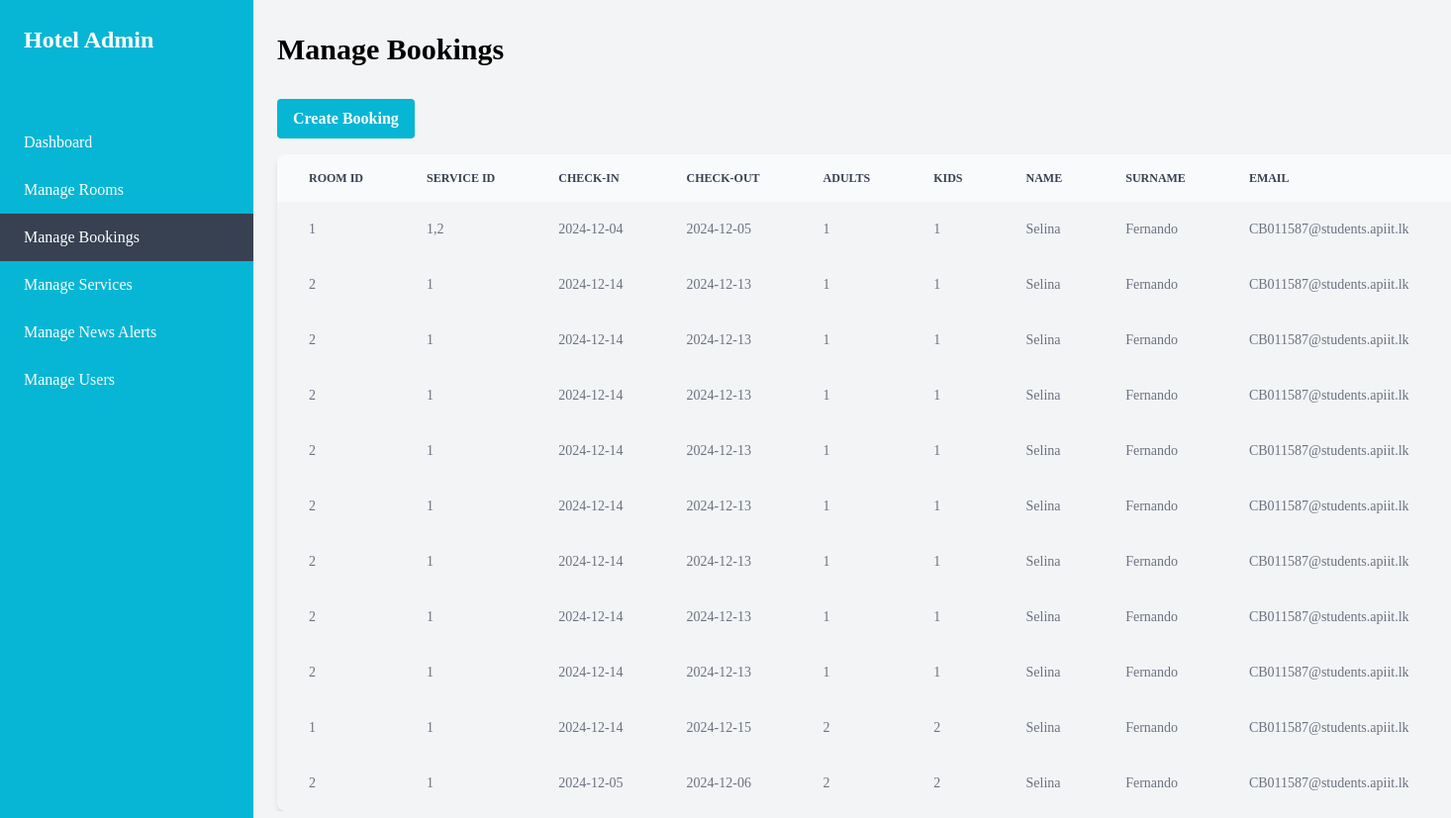
The app's page /manage_bookings with its own data.
### main.py (models this page shows)
class Booking(db.Model):
    __tablename__ = 'bookings'
    id = db.Column(db.Integer, primary_key=True)
    room_id = db.Column(db.Integer, db.ForeignKey('rooms.id'), nullable=False)
    check_in = db.Column(db.Date, nullable=False)
    check_out = db.Column(db.Date, nullable=False)
    no_adults = db.Column(db.Integer, nullable=False)
    no_kids = db.Column(db.Integer, nullable=True)
    name = db.Column(db.String(255), nullable=False)
    surname = db.Column(db.String(255), nullable=False)
    phone_number = db.Column(db.String(100), nullable=False)
    email = db.Column(db.String(255), nullable=False)
    total_price = db.Column(db.Float, nullable=False)
    room = db.relationship('Room', back_populates='bookings')

### main.py (the view)
@app.route('/manage_bookings', methods=['GET'])
def manage_bookings():
    connection = get_db_connection()
    bookings = connection.execute('''
        SELECT bookingID, roomID, serviceID, total_price, check_in, check_out, no_adults, no_kids, name, surname, email, phone_number, booking_number, created_at, status
        FROM Bookings
    ''').fetchall()
    connection.close()
    return render_template('manage_bookings.html', bookings=bookings)

### main.py (called while the page is built)
def get_db_connection():
    conn = sqlite3.connect('hotel_management.db')
    conn.row_factory = sqlite3.Row
    return conn

### templates/manage_bookings.html (shortened to what this page needs)
<!DOCTYPE html>
<html lang="en">
<head>
    <link href="{{ url_for('static', filename='output.css') }}" rel="stylesheet">
</head>
<body class="bg-gray-100 text-black ">
    <div class="fixed top-0 left-0 h-full w-64 bg-cyan-500 text-white flex flex-col">
        <div class="text-2xl font-semibold p-6">Hotel Admin</div>
        <nav class="mt-10">
            <a href="{{ url_for('admin_panel') }}" class="block px-6 py-3 hover:bg-gray-700">Dashboard</a>
            <a href="{{ url_for('admin_rooms') }}" class="block px-6 py-3 hover:bg-gray-700">Manage Rooms</a>
            <a href="{{ url_for('manage_bookings') }}" class="block px-6 py-3 hover:bg-gray-700 bg-gray-700">Manage Bookings</a>
            <a href="{{ url_for('list_services') }}" class="block px-6 py-3 hover:bg-gray-700">Manage Services</a>
            <a href="{{ url_for('manage_news_alerts') }}" class="block px-6 py-3 hover:bg-gray-700">Manage News Alerts</a>
            <a href="{{ url_for('view_users') }}" class="block px-6 py-3 hover:bg-gray-700">Manage Users</a>
        </nav>
    </div>
    <div class="ml-64 container mx-auto my-8 px-6 content-container">
        <h1 class="text-3xl font-semibold mb-8 text-left">Manage Bookings</h1>
        <div class="mb-4 flex ">
            <a href="{{ url_for('create_booking') }}" class="inline-flex items-center px-4 py-2 bg-cyan-500 text-white font-semibold rounded hover:bg-blue-700 transition duration-200">
                Create Booking
            </a>
        </div>
        <div class="responsive-container shadow-md sm:rounded-lg">
            <table class="min-w-full text-sm text-left rtl:text-right text-gray-500 dark:text-gray-400">
                <thead class="text-xs text-gray-700 uppercase bg-gray-50 dark:bg-gray-700 dark:text-gray-400">
                    <tr>
                        <th class="px-8 py-4">Room ID</th>
                        <th class="px-8 py-4">Service ID</th>
                        <th class="px-8 py-4">Check-in</th>
                        <th class="px-8 py-4">Check-out</th>
                        <th class="px-8 py-4">Adults</th>
                        <th class="px-8 py-4">Kids</th>
                        <th class="px-8 py-4">Name</th>
                        <th class="px-8 py-4">Surname</th>
                        <th class="px-8 py-4">Email</th>
                        <th class="px-8 py-4">Phone</th>
                    </tr>
                </thead>
                <tbody>
    {% for booking in bookings %}
    <tr>
        <td class="px-8 py-4">{{ booking['roomID'] }}</td>
        <td class="px-8 py-4">{{ booking['serviceID'] }}</td>
        <td class="px-8 py-4">{{ booking['check_in'] }}</td>
        <td class="px-8 py-4">{{ booking['check_out'] }}</td>
        <td class="px-8 py-4">{{ booking['no_adults'] }}</td>
        <td class="px-8 py-4">{{ booking['no_kids'] }}</td>
        <td class="px-8 py-4">{{ booking['name'] }}</td>
        <td class="px-8 py-4">{{ booking['surname'] }}</td>
        <td class="px-8 py-4">{{ booking['email'] }}</td>
        <td class="px-8 py-4">{{ booking['phone_number'] }}</td>
    </tr>
    {% endfor %}
</tbody>
            </table>
        </div>
    </div>
</body>
</html>

### templates/manage_bookings.html (style rules this page uses)
body { font-family: serif; }
.content-container { max-width: 100%; overflow-x: auto; }
table { width: 100%; border-collapse: collapse; }
th, td { padding: 1rem; white-space: nowrap; }
.responsive-container { width: 100%; overflow-x: auto; }

### records on screen
Booking: roomID "1", serviceID "1,2", check_in "2024-12-04", check_out "2024-12-05", no_adults "1", no_kids "1", name "Selina", surname "Fernando", email "CB011587@students.apiit.lk"
Booking: roomID "2", serviceID "1", check_in "2024-12-14", check_out "2024-12-13", no_adults "1", no_kids "1", name "Selina", surname "Fernando", email "CB011587@students.apiit.lk"
Booking: roomID "2", serviceID "1", check_in "2024-12-14", check_out "2024-12-13", no_adults "1", no_kids "1", name "Selina", surname "Fernando", email "CB011587@students.apiit.lk"
Booking: roomID "2", serviceID "1", check_in "2024-12-14", check_out "2024-12-13", no_adults "1", no_kids "1", name "Selina", surname "Fernando", email "CB011587@students.apiit.lk"
Booking: roomID "2", serviceID "1", check_in "2024-12-14", check_out "2024-12-13", no_adults "1", no_kids "1", name "Selina", surname "Fernando", email "CB011587@students.apiit.lk"
Booking: roomID "2", serviceID "1", check_in "2024-12-14", check_out "2024-12-13", no_adults "1", no_kids "1", name "Selina", surname "Fernando", email "CB011587@students.apiit.lk"
Booking: roomID "2", serviceID "1", check_in "2024-12-14", check_out "2024-12-13", no_adults "1", no_kids "1", name "Selina", surname "Fernando", email "CB011587@students.apiit.lk"
Booking: roomID "2", serviceID "1", check_in "2024-12-14", check_out "2024-12-13", no_adults "1", no_kids "1", name "Selina", surname "Fernando", email "CB011587@students.apiit.lk"
Booking: roomID "2", serviceID "1", check_in "2024-12-14", check_out "2024-12-13", no_adults "1", no_kids "1", name "Selina", surname "Fernando", email "CB011587@students.apiit.lk"
Booking: roomID "1", serviceID "1", check_in "2024-12-14", check_out "2024-12-15", no_adults "2", no_kids "2", name "Selina", surname "Fernando", email "CB011587@students.apiit.lk"
Booking: roomID "2", serviceID "1", check_in "2024-12-05", check_out "2024-12-06", no_adults "2", no_kids "2", name "Selina", surname "Fernando", email "CB011587@students.apiit.lk"
